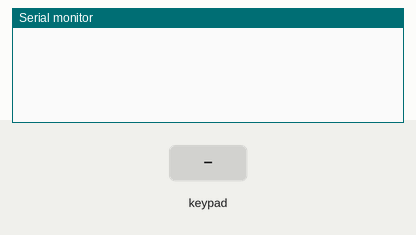
Simulated run of this sketch. Board: Arduino Uno, built with avr-gcc and run on an emulated ATmega328P. Parts: the last lines printed to the serial monitor. The test bench sets the inputs (shaded band).

Above: at 1.2 s.
1.3 s: key '1' pressed
At 2.2 s:
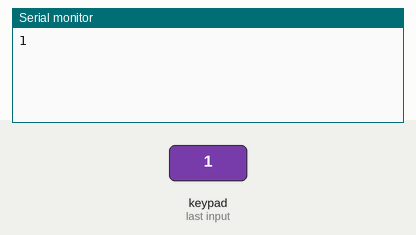
2.8 s: keypad keys 1 1 1 0 9 8 # pressed 0.4 s apart
At 6.6 s:
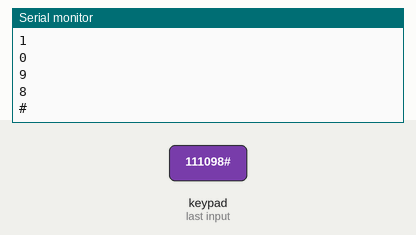
7.1 s: key 'A' pressed
At 7.9 s:
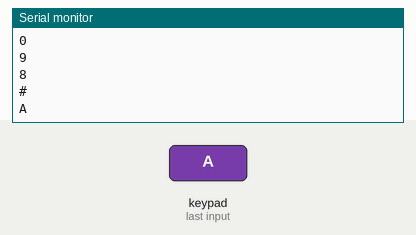
8.6 s: keypad keys 1 1 1 0 9 8 * pressed 0.4 s apart
At 12.0 s:
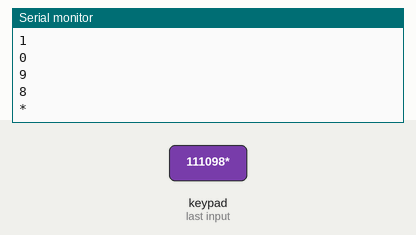
12.9 s: key 'B' pressed
At 13.6 s:
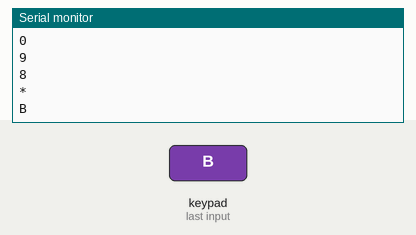
14.4 s: keypad keys 1 1 1 0 9 8 D pressed 0.4 s apart
At 17.6 s:
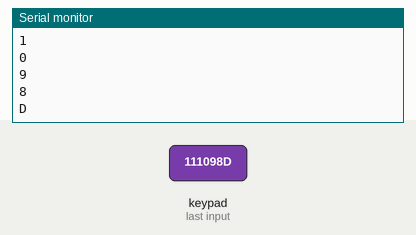
Timing chart, 0 to 19.1 s (numbered marks = the images above; inputs shaded):
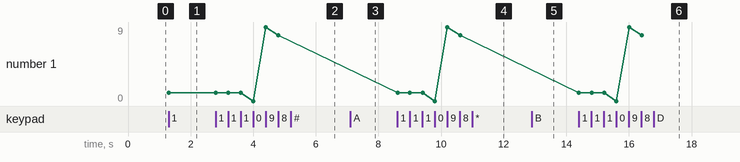

The sketch:

interfacing_keypad_with_arduino_uno1.ino
```cpp
#include <Keypad.h>

// Define the Keypad size (4x4)
const byte ROW_NUM    = 4; // Four rows
const byte COLUMN_NUM = 4; // Four columns

// Define the Arduino pins connected to the rows and columns
char keys[ROW_NUM][COLUMN_NUM] = {
  {'1','2','3','A'},
  {'4','5','6','B'},
  {'7','8','9','C'},
  {'*','0','#','D'}
};

byte pin_rows[ROW_NUM] = {11,10,9,8}; // Rows connected to pins 8, 9, 10, and 11
byte pin_column[COLUMN_NUM] = {7,6,5,4}; // Columns connected to pins 4, 5, 6, and 7

// Create the keypad object
Keypad keypad = Keypad( makeKeymap(keys), pin_rows, pin_column, ROW_NUM, COLUMN_NUM );

void setup() {
  Serial.begin(9600); // Start serial communication for debugging
}

void loop() {
  char key = keypad.getKey(); // Read the pressed key

  if (key) {
    Serial.println(key); // Print the pressed key to the serial monitor
  }
}
```

Measured:
- after the input at 1.3 s, the serial monitor: prints a new line at once (image 1)
- after the input at 2.8 s, the serial monitor: prints a new line after 1.2 s (image 2)
- after the input at 7.1 s, the serial monitor: prints a new line at once (image 3)
- after the input at 8.6 s, the serial monitor: prints a new line at once (image 4)
- after the input at 12.9 s, the serial monitor: prints a new line at once (image 5)
- after the input at 14.4 s, the serial monitor: prints a new line at once (image 6)
- plotted number 1: 1 → 8 after the input at 2.8 s
